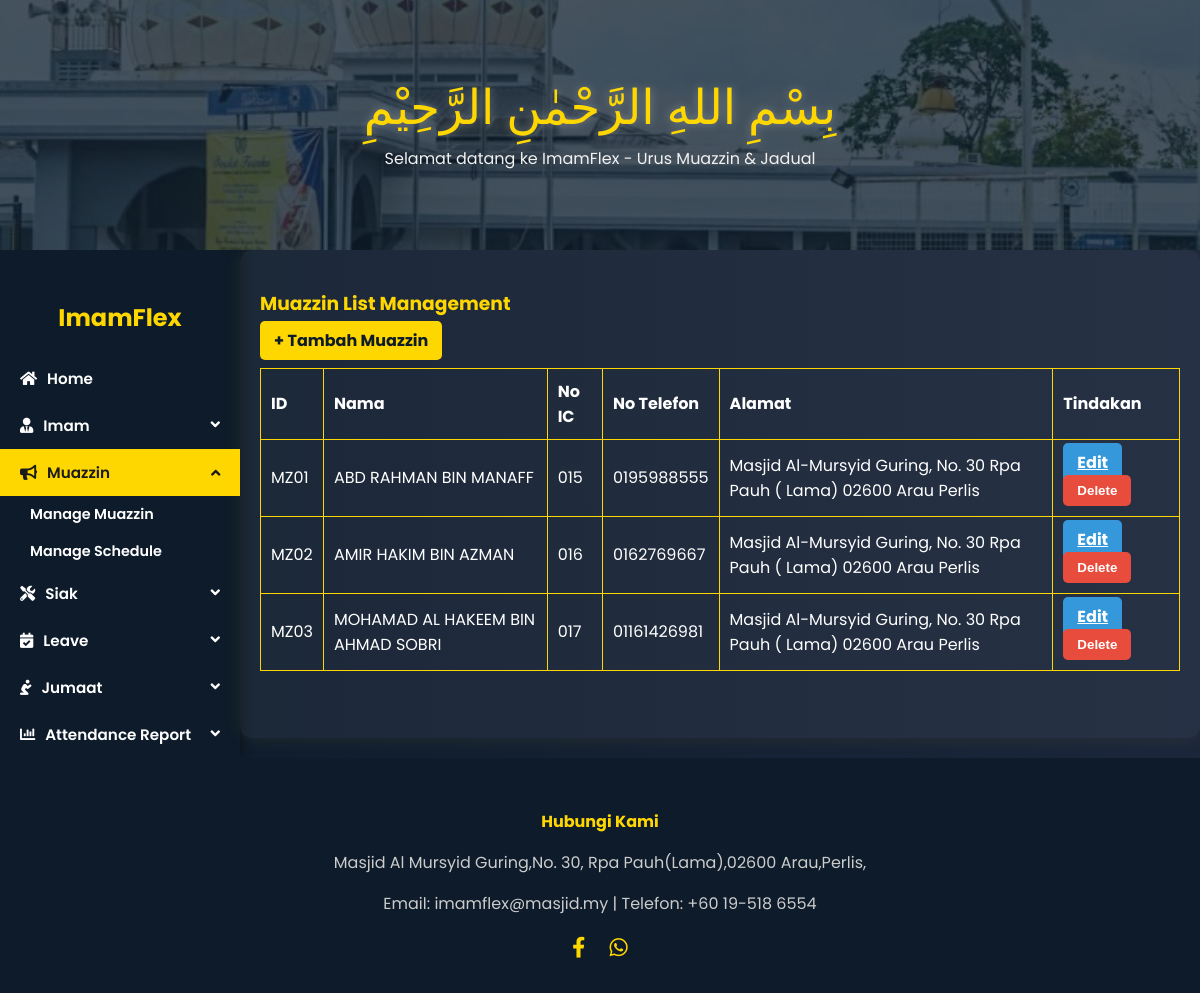
The page /muazzin-management/ on the database its author committed.
### ImamFlex/models.py (models this page shows, shortened)
class MosqueStaff(models.Model):
    name = models.CharField(max_length=100)
    ic_number = models.CharField(max_length=12, unique=True)
    contact_number = models.CharField(max_length=15)
    address = models.TextField(blank=True, null=True)
    availability = models.BooleanField(default=True)
    email = models.EmailField(blank=True, null=True)
    profile_picture = models.ImageField(upload_to='profile_pics/', null=True, blank=True)
    class Meta:
        abstract = True

class Muazzin(MosqueStaff):
    muazzin_id = models.CharField(max_length=10, primary_key=True)
    password = models.CharField(max_length=20)

### ImamFlex/views.py (the view)
# urls.py: path('muazzin-management/', views.muazzin_management, name='muazzin_management'),
def muazzin_management(request):
    muazzins = Muazzin.objects.all()
    context = {
        'muazzins': muazzins
    }
    return render(request, 'admin/muazzinManage.html', context)

### ImamFlex/templates/admin/muazzinManage.html (shortened to what this page needs)
{% load static %}
<!DOCTYPE html>
<html lang="en">
<head>
  <link rel="stylesheet" href="https://cdnjs.cloudflare.com/ajax/libs/font-awesome/5.15.4/css/all.min.css">
  <link rel="stylesheet" href="{% static 'css/imamFlex.css' %}">
</head>
<body>
  <div class="header-img">
    <div>
      <div class="bismillah">بِسْمِ اللهِ الرَّحْمٰنِ الرَّحِيْمِ</div>
      <div class="tagline">Selamat datang ke ImamFlex - Urus Muazzin & Jadual</div>
    </div>
  </div>
  <div class="main-wrapper">
    <div class="sidebar">
        <h2>ImamFlex</h2>
        <a href="{% url 'adminDash' %}" class="active"><i class="fas fa-home"></i> Home</a>
        <button class="dropdown-btn"><i class="fas fa-user-tie"></i> Imam</button>
        <button class="dropdown-btn active"><i class="fas fa-bullhorn"></i> Muazzin</button>
        <div class="dropdown-container" style="display:flex;">
            <a href="{% url 'muazzin_management' %}">Manage Muazzin</a>
            <a href="{% url 'muazzin_schedule' %}">Manage Schedule</a>
        </div>
        <button class="dropdown-btn"><i class="fas fa-tools"></i> Siak</button>
       <button class="dropdown-btn"><i class="fas fa-calendar-check"></i> Leave</button>
      <button class="dropdown-btn"><i class="fas fa-pray"></i> Jumaat</button>
      <button class="dropdown-btn"><i class="fas fa-chart-bar"></i> Attendance Report</button>
    </div>
      <div class="card right-panel">
        <h3>Muazzin List Management</h3>
        <a href="{% url 'add_muazzin' %}" class="btn btn-add">+ Tambah Muazzin</a>
        <table>
          <thead>
            <tr>
              <th>ID</th>
              <th>Nama</th>
              <th>No IC</th>
              <th>No Telefon</th>
              <th>Alamat</th>
              <th>Tindakan</th>
            </tr>
          </thead>
          <tbody>
            {% for muazzin in muazzins %}
              <tr>
                <td>{{ muazzin.muazzin_id }}</td>
                <td>{{ muazzin.name }}</td>
                <td>{{ muazzin.ic_number }}</td>
                <td>{{ muazzin.contact_number }}</td>
                <td>{{ muazzin.address }}</td>
                <td>
                  <a href="{% url 'edit_muazzin' muazzin.muazzin_id %}" class="btn btn-edit">Edit</a>
                  <button class="btn btn-delete" onclick="showDeleteModal('{{ muazzin.muazzin_id }}', '{{ muazzin.name }}')">Delete</button>
                </td>
              </tr>
            {% empty %}
              <tr><td colspan="6">Tiada data muazzin tersedia.</td></tr>
            {% endfor %}
          </tbody>
        </table>
      </div>
    </div>
  <div class="footer">
    <h4>Hubungi Kami</h4>
    <p>Masjid Al Mursyid Guring,No. 30, Rpa Pauh(Lama),02600 Arau,Perlis,</p>
    <p>Email: imamflex@masjid.my | Telefon: +60 19-518 6554</p>
    <div class="social-icons">
      <a href="https://www.facebook.com/profile.php?id=100069456158805"><i class="fab fa-facebook-f"></i></a>
      <a href="#"><i class="fab fa-whatsapp"></i></a>
    </div>
  </div>
</body>
</html>

### ImamFlex/static/css/imamFlex.css (style rules this page uses)
body { margin: 0; font-family: 'Poppins', sans-serif; background: linear-gradient(to right, #0d1b2a, #1b263b); color: white; display: flex; flex-direction: column; min-height: 100vh; }
.header-img { height: 250px; background: url('../masjid.jpeg') no-repeat center/cover; position: relative; display: flex; align-items: center; justify-content: center; }
.header-img::before { content: ""; position: absolute; inset: 0; background: rgba(13, 27, 42, 0.75); }
.bismillah { font-family: 'Scheherazade', serif; font-size: 3rem; color: gold; text-align: center; text-shadow: 0 0 10px rgba(255,255,255,0.3); }
.tagline { color: #f1f1f1; font-size: 1rem; text-align: center; margin-top: 10px; }
.bismillah, .tagline { position: relative; z-index: 2; text-align: center; }
.card { background: rgba(255, 255, 255, 0.05); padding: 20px; border-radius: 12px; box-shadow: 0 0 20px rgba(255, 215, 0, 0.08); margin-bottom: 20px; }
.card h3 { color: gold; margin-bottom: 10px; }
.left-panel, .right-panel { flex: 1; }
table { width: 100%; border-collapse: collapse; margin-top: 15px; color: white; }
table th, td { border: 1px solid gold; padding: 10px; text-align: left; }
.btn { padding: 8px 14px; border: none; border-radius: 5px; font-weight: bold; cursor: pointer; }
.btn-add { background: gold; color: #0d1b2a; text-decoration: none; }
.btn-edit { background: #3498db; color: white; }
.btn-delete { background: #e74c3c; color: white; }
.footer { background: #0d1b2a; padding: 30px 20px; text-align: center; color: #ccc; margin-top: auto; }
.footer h4 { color: gold; margin-bottom: 10px; }
.social-icons a { color: gold; margin: 0 10px; font-size: 1.3rem; }

### ImamFlex/templates/admin/muazzinManage.html (style rules this page uses)
.main-wrapper { display: flex; flex: 1; }
.sidebar { width: 240px; background-color: #0d1b2a; padding-top: 30px; display: flex; flex-direction: column; box-shadow: 4px 0 10px rgba(0,0,0,0.3); }
.sidebar h2 { color: gold; text-align: center; margin-bottom: 20px; }
.sidebar a, .dropdown-btn { text-decoration: none; color: white; font-weight: 600; padding: 12px 20px; text-align: left; font-size: 0.95rem; font-family: 'Poppins', sans-serif; border: none; background: none; width: 100%; display: flex; gap: 10px; align-items: center; transition: background 0.3s; cursor: pointer; }
.active { background-color: gold; color: #1b1b1b; }
.dropdown-container { display: none; flex-direction: column; padding-left: 30px; }
.dropdown-container a { font-size: 0.9rem; padding: 8px 0; }
.dropdown-btn::after { content: '\f107'; font-family: 'Font Awesome 5 Free'; font-weight: 900; margin-left: auto; transition: transform 0.3s ease; }
.dropdown-btn.active::after { transform: rotate(180deg); }

### rows shown on the page
Muazzin: muazzin_id "MZ01", name "ABD RAHMAN BIN MANAFF", ic_number "015", contact_number "0195988555", address "Masjid Al-Mursyid Guring, No. 30 Rpa Pauh ( Lama) 02600 Arau Perlis"
Muazzin: muazzin_id "MZ02", name "AMIR HAKIM BIN AZMAN", ic_number "016", contact_number "0162769667", address "Masjid Al-Mursyid Guring, No. 30 Rpa Pauh ( Lama) 02600 Arau Perlis"
Muazzin: muazzin_id "MZ03", name "MOHAMAD AL HAKEEM BIN AHMAD SOBRI", ic_number "017", contact_number "01161426981", address "Masjid Al-Mursyid Guring, No. 30 Rpa Pauh ( Lama) 02600 Arau Perlis"
